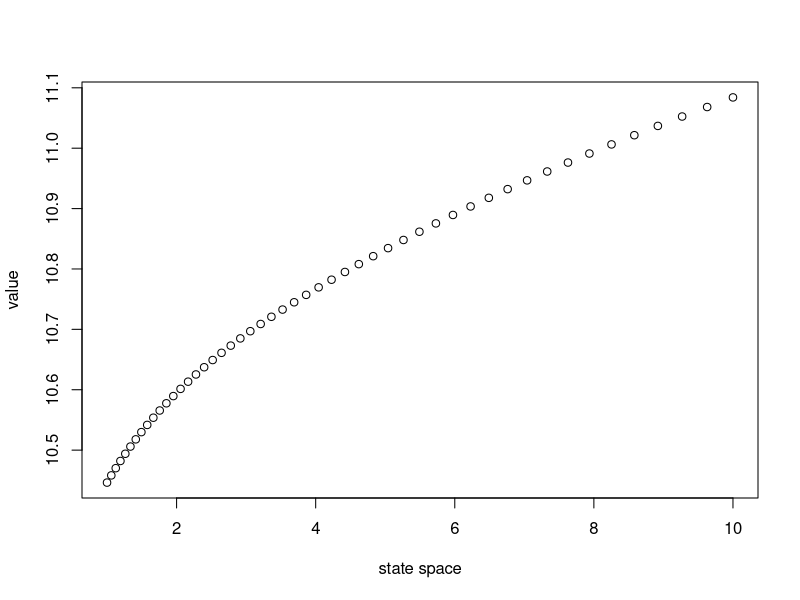
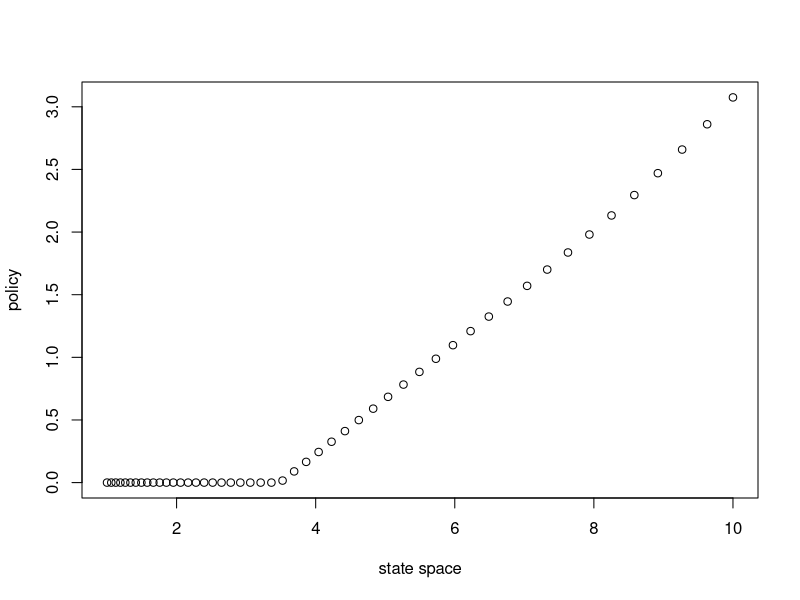

These figures' R source, in order:
###########################################################################
#                                                                         #
#          Repeated Partial Discretization, May 2006, John Stachurski     #
#                                                                         #
###########################################################################

######################### primitives ######################################

RHO = 0.9 # the discount rate
LAMBDA = 0.7 # carryover depreciation parameter
ALPHA = 0.2 # utility parameter
TOL = 0.1 # tolerance in the FVI algorithm

U = function(c) return( c^ALPHA ) # the utility function
# shock is a + b W, where W is beta(5,5)
a = 1; b = 2
G = function(z) return( pbeta( (z - a)/b, 5, 5) ) # the cdf 

######################## the grid #########################################

SHOCK_UB = a + b # upper bound of the shock, since W <= 1 
SHOCK_LB = a # upper bound of the shock, since W >= 0
GRIDSIZE=50 # number of elements in the grid
XUPPER = SHOCK_UB / (1 - LAMBDA) # upper bound of state space
XLOWER = SHOCK_LB
# these next two steps set out a grid clustered around zero.  hist(X)
# will show you what it looks like
X = seq(XLOWER^ALPHA, XUPPER^ALPHA, length=GRIDSIZE)
X = X^(1/ALPHA) 


######################## useful functions #################################

# first is a function to evaluate transition probabilities.  let p_i(q) be prob
# that tomorrow's state is in [x_i,x_i+1) given carryover q. the next function
# takes q as an argument and returns the vector of p_i(q)'s. this vector has
# length GRIDSIZE - 1.  the following code is equivalent to setting up a for
# loop and evaluating G(x[i+1] - LAMBDA * q) - G(x[i] - LAMBDA * q)
# for each i, but much quicker. note that in the code, -1 (resp. -GRIDSIZE)
# drops off the first (resp. last) element of a vector
trans_prob = function(q) 
{ return( G(X - LAMBDA * q)[-1] - G(X - LAMBDA * q)[-GRIDSIZE] )
}

# objective function (rhs of Bellman) given action, state and value function
ob = function(q, x, v)   
{ return( U(x - q) + RHO * v[-GRIDSIZE] %*% trans_prob(q) )
}

# function to maximize ob() wrt q, given state and value function
compute_max = function(s, val)  
{ if (s == 0) r = ob(0, 0, val) 
  else 
    r = optimize(ob, c(0, s), maximum=TRUE, tol=0.001, x=s, v=val)[[2]]
  return( r )
}

# same, but computes argmax
compute_argmax = function(s, val)   
{ if (s == 0) r = 0
  else 
    r = optimize(ob, c(0, s), maximum=TRUE, x=s, v=val)[[1]]
  return( r )
}

########################## main loop ######################################

# step functions generated by iteration are stored as vectors, where the i-th
# element of the vector is the value of the function on [x_i,x_i+1). 

v = U(X) # initial condition, a vector/step function
Tv = numeric(GRIDSIZE) # Tv[i] will hold Tv(x_i)
n = 0

repeat 
{ n = n + 1; cat("starting loop", n, "\n")
  # first, calculate Tv(x_i) for each i
  for(i in 1:GRIDSIZE) Tv[i] = compute_max(X[i], v)
  # now we have Tv check the sup norm deviation from v
  e = max( abs(Tv - v) )
  v = Tv
  # terminate the loop when e falls below the tolerance
  if (e <= TOL) break
}

###################### optimal policy ######################################

policy = numeric()
for(i in 1:GRIDSIZE) policy[i] = compute_argmax(X[i], v) 
 
########################## errors ##########################################

for(i in 1:GRIDSIZE) Tv[i] = ob(policy[i], X[i], v) 

R = max(Tv[-1] - Tv[-GRIDSIZE])

eb = (2 / (1 - RHO)) * (RHO * e + R)
cat("error bound is", eb, "\n")
cat("number of loops was", n, "\n")

############################### plots #####################################

pdf("foo1.pdf")
plot(X, v, xlab="state space", ylab="value")
dev.off()

pdf("foo2.pdf")
plot(X, policy, xlab="state space", ylab="policy")
dev.off()
